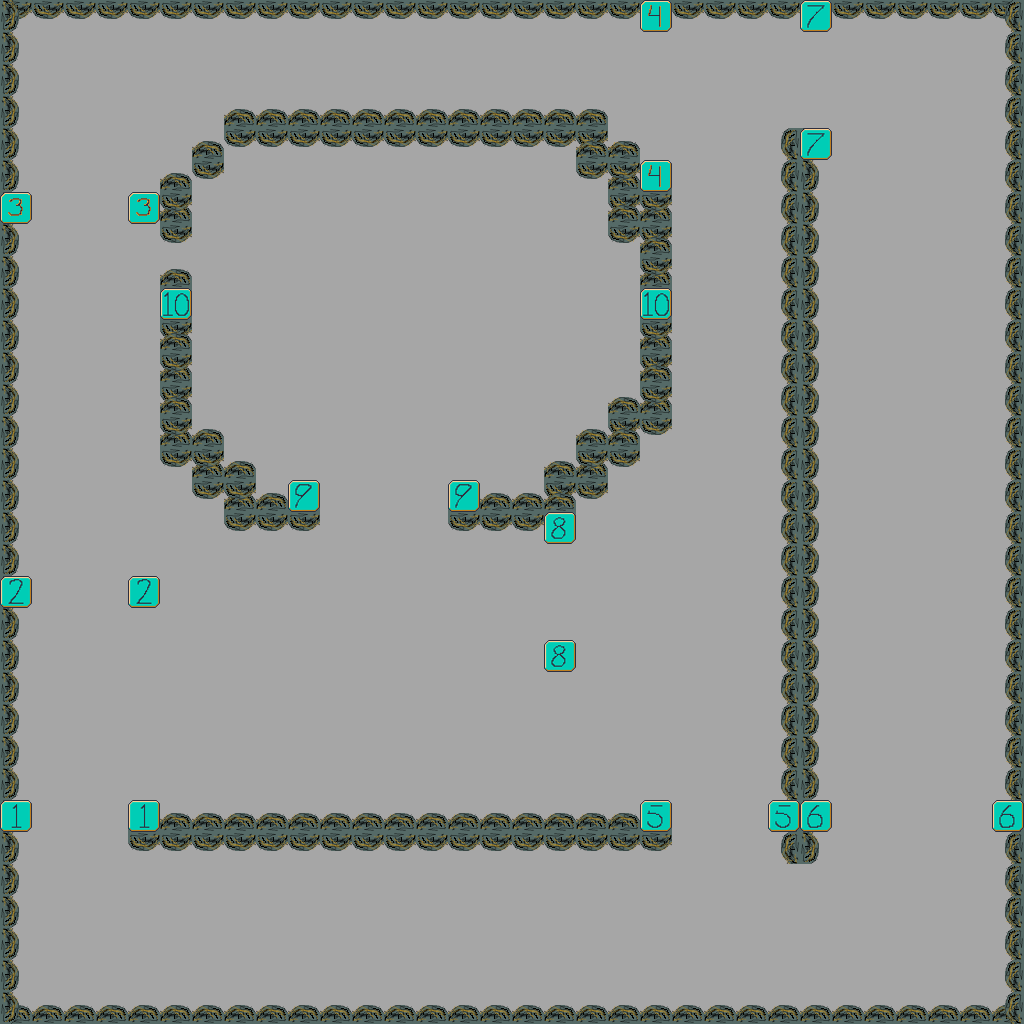

The image is a tile-based game level rendered from a .tmx file. Its description and source (layers, tilesets, objects; grid data summarised) follow:
An orthogonal 32x32 tile map with 32x32 px tiles, 3 tile layers (Background, Foreground, passages), 2 tilesets and 60 objects (start1, start2, start3, start4, 0, ...).

<map version="1.0" orientation="orthogonal" width="32" height="32" tilewidth="32" tileheight="32" backgroundcolor="#a6a6a6">
 <tileset firstgid="1" name="tileset" tilewidth="32" tileheight="32">
  <image source="../tileset/tileset.png" width="512" height="512" />
 </tileset>
 <tileset firstgid="257" name="stations" tilewidth="32" tileheight="32">
  <image source="../tileset/stations.png" width="320" height="32" />
 </tileset>
 <layer name="Background" width="32" height="32">
  <data>[1024 cells, 274 non-empty, 2 distinct tile ids]</data>
 </layer>
 <layer name="Foreground" width="32" height="32">
  <data>[1024 cells, 40 non-empty, 2 distinct tile ids]</data>
 </layer>
 <objectgroup color="#0000ff" name="spawn-points" width="32" height="32">
  <object name="start1" x="48" y="928" width="64" height="11" />
  <object name="start2" x="554" y="759" width="64" height="11" />
  <object name="start3" x="254" y="274" width="64" height="11" />
  <object name="start4" x="479" y="403" width="64" height="11" />
 </objectgroup>
 <objectgroup color="#550000" name="collision" width="32" height="32">
  <object x="1" y="1" width="1019" height="20" />
  <object x="0" y="35" width="15" height="988" />
  <object x="29" y="1006" width="991" height="18" />
  <object x="1003" y="32" width="21" height="975" />
  <object x="127" y="815" width="536" height="34" />
  <object x="781" y="127" width="41" height="731" />
  <object x="159" y="172" width="31" height="67" />
  <object x="223" y="109" width="384" height="31" />
  <object x="453" y="500" width="120" height="27" />
  <object x="-1" y="800" width="32" height="32" />
  <object x="821" y="802" width="12" height="26" />
  <object x="160" y="266" width="29" height="197" />
  <object x="195" y="427" width="25" height="68" />
  <object x="224" y="459" width="27" height="66" />
  <object x="252" y="492" width="37" height="37" />
  <object x="289" y="480" width="27" height="48" />
  <object x="448" y="480" width="30" height="21" />
  <object x="546" y="464" width="60" height="31" />
  <object x="579" y="430" width="59" height="33" />
  <object x="610" y="398" width="59" height="34" />
  <object x="637" y="242" width="33" height="156" />
  <object x="572" y="139" width="66" height="35" />
  <object x="609" y="178" width="60" height="59" />
  <object x="642" y="159" width="27" height="27" />
  <object x="127" y="800" width="32" height="32" />
  <object x="128" y="575" width="32" height="32" />
  <object x="544" y="640" width="32" height="32" />
  <object x="126" y="193" width="32" height="32" />
  <object x="190" y="140" width="31" height="38" />
 </objectgroup>
 <objectgroup color="#ffff00" name="powerups" width="32" height="32">
  <object x="388" y="297" width="41" height="28" />
  <object x="707" y="75" width="39" height="43" />
  <object x="241" y="736" />
  <object x="588" y="708" />
  <object x="347" y="635" />
  <object x="75" y="568" />
  <object x="67" y="337" />
  <object x="297" y="84" />
  <object x="100" y="79" />
  <object x="720" y="495" />
  <object x="893" y="934" />
  <object x="924" y="222" />
  <object x="913" y="501" />
  <object x="937" y="789" />
  <object x="279" y="932" />
  <object x="80" y="828" />
  <object x="470" y="935" />
 </objectgroup>
 <layer name="passages" width="32" height="32">
  <data>[1024 cells, 20 non-empty, 10 distinct tile ids]</data>
 </layer>
 <objectgroup color="#67a405" name="stations" width="32" height="32">
  <object name="0" x="32" y="810" width="96" height="8" />
  <object name="1" x="32" y="586" width="96" height="8" />
  <object name="2" x="32" y="202" width="96" height="8" />
  <object name="3" x="650" y="32" width="8" height="128" />
  <object name="4" x="672" y="810" width="96" height="8" />
  <object name="5" x="833" y="812" width="160" height="8" />
  <object name="6" x="810" y="30" width="8" height="98" />
  <object name="7" x="554" y="544" width="8" height="96" />
  <object name="8" x="320" y="490" width="128" height="8" />
  <object name="9" x="192" y="298" width="445" height="8" />
 </objectgroup>
</map>
